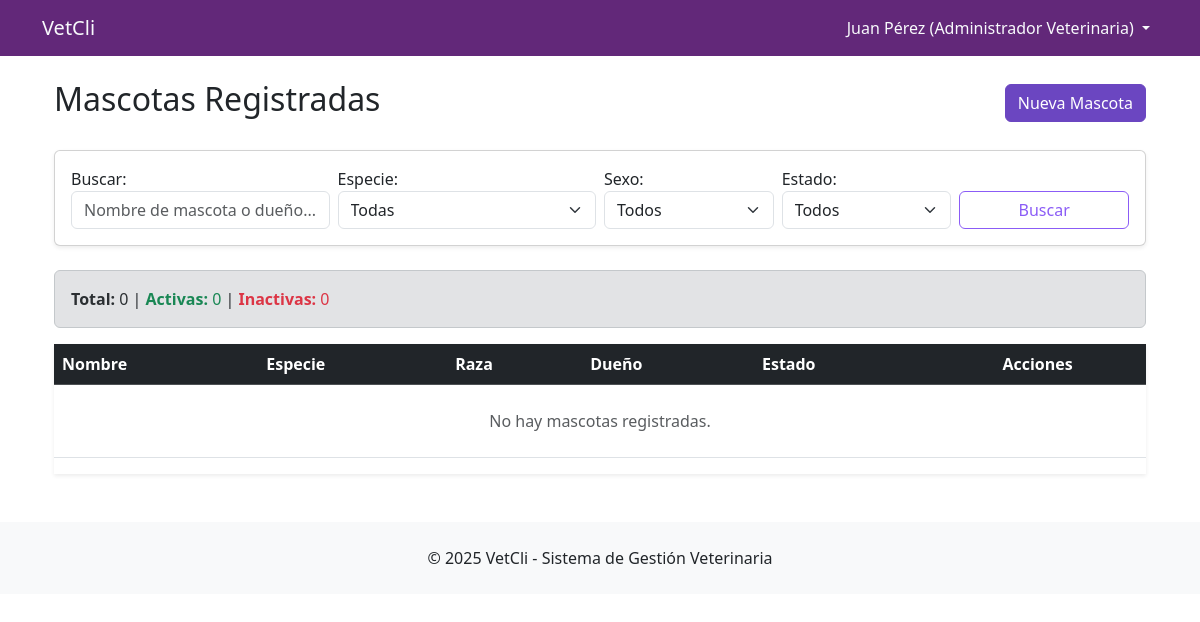
Page /mascotas/admin/lista/ (signed in) on the earlier database version.
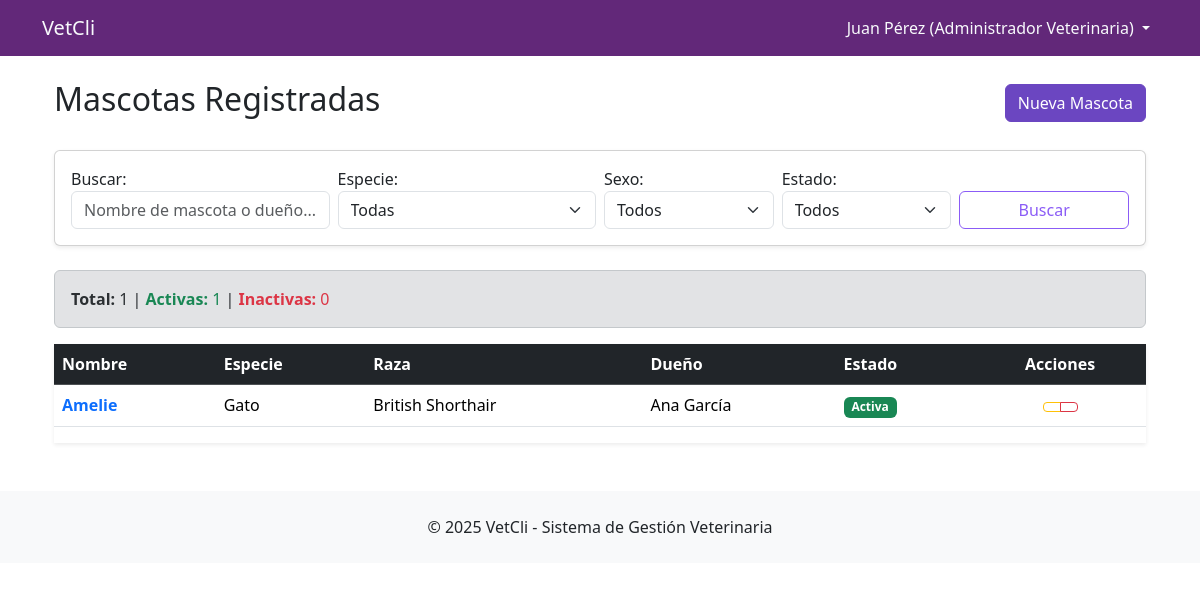
Same page on the later database version.
### apps/accounts/models.py (models this page shows, shortened)
class CustomUser(AbstractUser):
    OPCIONES_ROL = [
        ("admin_veterinaria", "Administrador Veterinaria"),
        ("veterinario", "Veterinario"),
        ("cliente", "Cliente"),
    ]
    rol = models.CharField(max_length=20, choices=OPCIONES_ROL, default="cliente")
    telefono = models.CharField(max_length=15, blank=True)
    direccion = models.TextField(blank=True)
    dni = models.CharField(max_length=10, unique=True, null=True, blank=True)
    fecha_nacimiento = models.DateField(null=True, blank=True)
    clinica = models.ForeignKey(
        "clinicas.Clinica",
        on_delete=models.CASCADE,
        null=True,
        blank=True,
        related_name="usuarios",
    )
    pendiente_aprobacion = models.BooleanField(default=False)
    fecha_aprobacion = models.DateTimeField(null=True, blank=True)
    aprobado_por = models.ForeignKey(
        "self", on_delete=models.SET_NULL, null=True, blank=True
    )

### apps/mascotas/models.py (models this page shows, shortened)
class Mascota(models.Model):
    SEXO_CHOICES = [
        ("M", "Macho"),
        ("H", "Hembra"),
    ]
    nombre = models.CharField(max_length=100)
    especie = models.ForeignKey(
        Especie, on_delete=models.PROTECT, related_name="mascotas"
    )
    raza = models.ForeignKey(
        Raza, on_delete=models.SET_NULL, null=True, blank=True, related_name="mascotas"
    )
    dueno = models.ForeignKey(
        CustomUser,
        on_delete=models.CASCADE,
        related_name="mascotas",
        limit_choices_to={"rol": "cliente"},
    )
    sexo = models.CharField(max_length=1, choices=SEXO_CHOICES)
    fecha_nacimiento = models.DateField(
        null=True, blank=True, help_text="Fecha aproximada de nacimiento"
    )
    color = models.CharField(max_length=100, blank=True)
    peso = models.DecimalField(
        max_digits=6,
        decimal_places=2,
        validators=[MinValueValidator(0.01)],
        null=True,
        blank=True,
        help_text="Peso en kilogramos",
    )
    numero_chip = models.CharField(
        max_length=50,
        blank=True,
        unique=True,
        null=True,
        help_text="Número de microchip",
    )
    foto = models.ImageField(upload_to="mascotas/fotos/", blank=True, null=True)
    esterilizado = models.BooleanField(
        default=False, help_text="¿Está castrado/esterilizado?"
    )
    alergias = models.TextField(
        blank=True, help_text="Alergias conocidas (medicamentos, alimentos, etc.)"
    )
    condiciones_preexistentes = models.TextField(
        blank=True, help_text="Condiciones médicas crónicas o importantes"
    )
    observaciones = models.TextField(
        blank=True, help_text="Observaciones generales sobre la mascota"
    )
    activo = models.BooleanField(default=True, help_text="Mascota activa en el sistema")
    fecha_fallecimiento = models.DateField(
        null=True, blank=True, help_text="Fecha de fallecimiento (si aplica)"
    )
    fecha_registro = models.DateTimeField(auto_now_add=True)
    fecha_modificacion = models.DateTimeField(auto_now=True)
    class Meta:
        verbose_name = "Mascota"
        verbose_name_plural = "Mascotas"
        ordering = ["-fecha_registro"]
        indexes = [
            models.Index(fields=["dueno", "activo"]),
            models.Index(fields=["numero_chip"]),
        ]

class Especie(models.Model):
    nombre = models.CharField(max_length=50, unique=True)
    descripcion = models.TextField(blank=True, null=True)
    activo = models.BooleanField(default=True)
    class Meta:
        verbose_name = "Especie"
        verbose_name_plural = "Especies"
        ordering = ["nombre"]
    def __str__(self):
        return self.nombre

class Raza(models.Model):
    nombre = models.CharField(max_length=100)
    especie = models.ForeignKey(Especie, on_delete=models.CASCADE, related_name="razas")
    descripcion = models.TextField(blank=True, null=True)
    activo = models.BooleanField(default=True)
    class Meta:
        verbose_name = "Raza"
        verbose_name_plural = "Razas"
        ordering = ["especie", "nombre"]
        unique_together = ["nombre", "especie"]

### apps/mascotas/views.py (the view)
# urls.py: path("admin/lista/", views.lista_mascotas_admin, name="lista_mascotas_admin"),
@login_required
def lista_mascotas_admin(request):
    if request.user.rol != "admin_veterinaria":
        messages.error(request, "No tienes permiso para acceder a esta página.")
        return redirect("core:dashboard")
    mascotas = (
        Mascota.objects.filter(dueno__clinica=request.user.clinica)
        .select_related("especie", "raza", "dueno")
        .order_by("-fecha_registro")
    )
    form_filtro = FiltroMascotasForm(request.GET)
    if form_filtro.is_valid():
        buscar = form_filtro.cleaned_data.get("buscar")
        especie = form_filtro.cleaned_data.get("especie")
        sexo = form_filtro.cleaned_data.get("sexo")
        estado = form_filtro.cleaned_data.get("estado")
        if buscar:
            mascotas = mascotas.filter(
                Q(nombre__icontains=buscar)
                | Q(dueno__nombre_completo__icontains=buscar)
                | Q(dueno__email__icontains=buscar)
            )
        if especie:
            mascotas = mascotas.filter(especie=especie)
        if sexo:
            mascotas = mascotas.filter(sexo=sexo)
        if estado == "activo":
            mascotas = mascotas.filter(activo=True)
        elif estado == "inactivo":
            mascotas = mascotas.filter(activo=False)
    paginator = Paginator(mascotas, 20)  # 20 mascotas por página
    page_number = request.GET.get("page")
    page_obj = paginator.get_page(page_number)
    context = {
        "page_obj": page_obj,
        "form_filtro": form_filtro,
        "total_mascotas": mascotas.count(),
        "activas": Mascota.objects.filter(
            dueno__clinica=request.user.clinica, activo=True
        ).count(),
        "inactivas": Mascota.objects.filter(
            dueno__clinica=request.user.clinica, activo=False
        ).count(),
    }
    return render(request, "mascotas/lista_mascotas_admin.html", context)

### apps/mascotas/forms.py
class FiltroMascotasForm(forms.Form):
    buscar = forms.CharField(
        required=False,
        label="Buscar",
        widget=forms.TextInput(
            attrs={
                "class": "form-control",
                "placeholder": "Nombre de mascota o dueño...",
            }
        ),
    )
    especie = forms.ModelChoiceField(
        queryset=Especie.objects.filter(activo=True),
        required=False,
        label="Especie",
        empty_label="Todas",
        widget=forms.Select(attrs={"class": "form-select"}),
    )
    sexo = forms.ChoiceField(
        choices=[("", "Todos")] + Mascota.SEXO_CHOICES,
        required=False,
        label="Sexo",
        widget=forms.Select(attrs={"class": "form-select"}),
    )
    estado = forms.ChoiceField(
        choices=[
            ("", "Todos"),
            ("activo", "Activos"),
            ("inactivo", "Inactivos"),
        ],
        required=False,
        label="Estado",
        widget=forms.Select(attrs={"class": "form-select"}),
    )

### templates/mascotas/lista_mascotas_admin.html (shortened to what this page needs)
{% extends 'base.html' %}
{% load static %}
{% block content %}
<div class="container mt-4">
    <div class="d-flex justify-content-between align-items-center mb-4">
        <h2> Mascotas Registradas</h2>
        <a href="{% url 'mascotas:crear_mascota_admin' %}" class="btn btn-primary">
             Nueva Mascota
        </a>
    </div>
    <form method="get" class="card p-3 mb-4 shadow-sm">
        <div class="row g-2">
            <div class="col-md-3">
                {{ form_filtro.buscar.label_tag }}
                {{ form_filtro.buscar }}
            </div>
            <div class="col-md-3">
                {{ form_filtro.especie.label_tag }}
                {{ form_filtro.especie }}
            </div>
            <div class="col-md-2">
                {{ form_filtro.sexo.label_tag }}
                {{ form_filtro.sexo }}
            </div>
            <div class="col-md-2">
                {{ form_filtro.estado.label_tag }}
                {{ form_filtro.estado }}
            </div>
            <div class="col-md-2 d-flex align-items-end">
                <button type="submit" class="btn btn-outline-primary w-100">
                     Buscar
                </button>
            </div>
        </div>
    </form>
    <div class="alert alert-secondary d-flex justify-content-between align-items-center">
        <div>
            <strong>Total:</strong> {{ total_mascotas }} |
            <span class="text-success"><strong>Activas:</strong> {{ activas }}</span> |
            <span class="text-danger"><strong>Inactivas:</strong> {{ inactivas }}</span>
        </div>
    </div>
    <div class="table-responsive shadow-sm">
        <table class="table table-hover align-middle">
            <thead class="table-dark">
                <tr>
                    <th>Nombre</th>
                    <th>Especie</th>
                    <th>Raza</th>
                    <th>Dueño</th>
                    <th>Estado</th>
                    <th class="text-center">Acciones</th>
                </tr>
            </thead>
            <tbody>
                {% for mascota in page_obj %}
                <tr>
                    <td>
                        <a href="{% url 'mascotas:detalle_mascota' mascota.pk %}" class="text-decoration-none fw-bold">
                            {{ mascota.nombre }}
                        </a>
                    </td>
                    <td>{{ mascota.especie.nombre }}</td>
                    <td>{{ mascota.raza.nombre|default:"—" }}</td>
                    <td>{{ mascota.dueno.get_full_name|default:mascota.dueno.username }}</td>
                    <td>
                        {% if mascota.activo %}
                            <span class="badge bg-success">Activa</span>
                        {% else %}
                            <span class="badge bg-danger">Inactiva</span>
                        {% endif %}
                    </td>
                    <td class="text-center">
                        <div class="btn-group">
                            <a href="{% url 'mascotas:editar_mascota_admin' mascota.pk %}" class="btn btn-sm btn-outline-warning" title="Editar">
                            </a>
                            {% if mascota.activo %}
                                <a href="{% url 'mascotas:inactivar_mascota' mascota.pk %}" class="btn btn-sm btn-outline-danger" title="Inactivar">
                                </a>
                            {% else %}
                                <a href="{% url 'mascotas:activar_mascota' mascota.pk %}" class="btn btn-sm btn-outline-success" title="Reactivar">
                                    <i class="bi bi-check-circle"></i>
                                </a>
                            {% endif %}
                        </div>
                    </td>
                </tr>
                {% empty %}
                <tr>
                    <td colspan="6" class="text-center text-muted py-4">
                         No hay mascotas registradas.
                    </td>
                </tr>
                {% endfor %}
            </tbody>
        </table>
    </div>
</div>
{% endblock %}

### templates/base.html (shortened to what this page needs)
<!DOCTYPE html>
<html lang="es">
<head>
    {% load django_bootstrap5 %}
    {% load static %}
    {% bootstrap_css %}
    {% block extra_css %}
        <link rel="stylesheet" href="{% static 'css/base.css' %}">
    {% endblock %}
</head>
<body>
    <nav class="navbar navbar-expand-lg navbar-dark navbar-purple">
        <div class="container">
            <a class="navbar-brand" href="{% url 'core:home' %}">VetCli</a>
            <div class="collapse navbar-collapse" id="navbarNav">
                <ul class="navbar-nav ms-auto">
                    {% if user.is_authenticated %}
                        <li class="nav-item dropdown">
                            <a class="nav-link dropdown-toggle" href="#" role="button" data-bs-toggle="dropdown">
                                {{ user.get_full_name|default:user.username }} ({{ user.get_rol_display }})
                            </a>
                        </li>
                    {% endif %}
                </ul>
            </div>
        </div>
    </nav>
    <main class="container my-4">
        {% block content %}{% endblock %}
    </main>
    <footer class="bg-light py-4 mt-5">
        <div class="container text-center">
            <p class="mb-0">&copy; 2025 VetCli - Sistema de Gestión Veterinaria</p>
        </div>
    </footer>
</body>
</html>

### static/css/base.css (style rules this page uses)
:root { --primary-purple: #6B46C1; --light-purple: #8B5CF6; --dark-purple: #622879; --bg-light: #F8FAFC; --text-dark: #1F2937; --border-light: #E5E7EB; }
.navbar-purple { background: var(--dark-purple)!important; }
.navbar-purple .navbar-brand, .navbar-purple .nav-link { color: var(--bg-light) !important; }
.btn-primary { background-color: var(--primary-purple) !important; border-color: var(--primary-purple) !important; }
.btn-outline-primary { color: var(--light-purple) !important; border-color: var(--light-purple) !important; }

Differences in the rows shown:
added Mascota: nombre "Amelie", especie.nombre "Gato", raza.nombre "British Shorthair", dueno.get_full_name "Ana García", activo "Activa"
Other differences:
{{ total_mascotas }}: "0" → "1"
{{ activas }}: "0" → "1"
text no longer shown: "No hay mascotas registradas."
